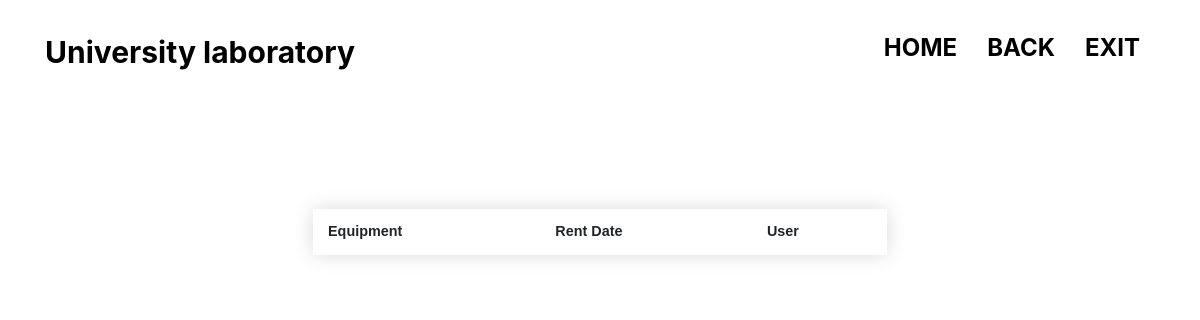
Page /report_for_employee_2.php (signed in) on the earlier database version.
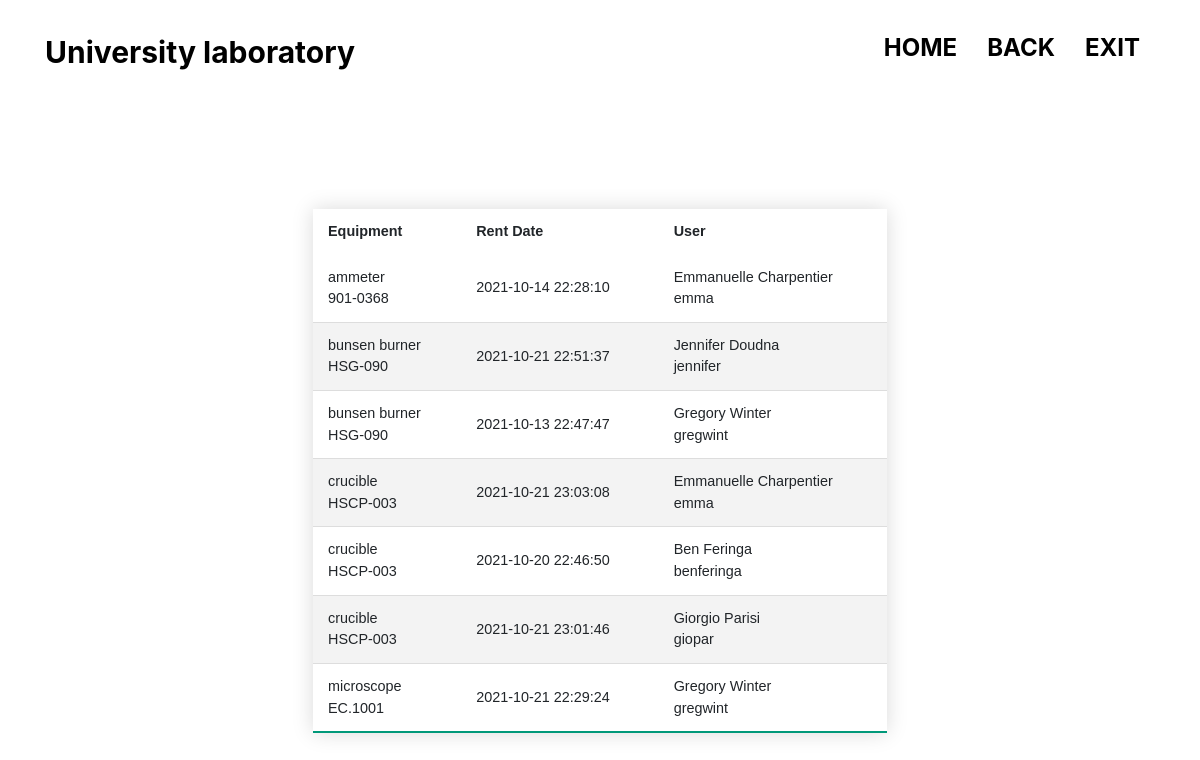
Same page on the later database version.
### tables this page shows
CREATE TABLE `equipments` (
  `equipment_id` int(11) NOT NULL,
  `equipment_name` varchar(20) NOT NULL,
  `model` varchar(20) DEFAULT NULL,
  `producer` varchar(20) DEFAULT NULL,
  `image` varchar(1000) DEFAULT NULL,
  `description` text DEFAULT NULL,
  `URL` varchar(1000) DEFAULT NULL,
  `tag` varchar(20) NOT NULL,
  `amount` int(11) NOT NULL
);

### report_for_employee_2.php (the view, shortened to what this page needs)
<!DOCTYPE html>
<html>
    <head>
        <link rel="stylesheet" href="css/style.css">
        <link rel="stylesheet" href="https://stackpath.bootstrapcdn.com/bootstrap/4.3.1/css/bootstrap.min.css">
	  </head>
    <body>
<body>
  <header class="header">
     <div class="container">
      <div class="header__inner">
          <div class="header__logo">University laboratory</div>
          <nav class="nav">
              <a class="nav__link active" href="index.php"> <h4><b>Home </b></h4></a>
              <a class="nav__link active" href="employee.php"> <h4><b>Back</b></h4></a>
              <a class="nav__link active" href="student_exit.php"> <h4><b>Exit</b></h4></a>
          </nav>
      </div>
  </div>
  </header>
    <div class="empty">
    </div>
<?php if(!isset($_COOKIE["employee"])): ?>
<div class="container mt-4">
  <h1>Authorization for employee</h1>
  <form action="employee_auth.php" method="post">
    <input type="text" class="form-control" name="login"  id="login" placeholder="Enter login"><br>
    <input type="password" class="form-control" name="password"  id="password" placeholder="Enter password"><br>
    <button class="button-23=success" type="submit"><h5>Login</h5></button>
  </form>
</div>
<?php else:
  ?>
     <br>
     <?php
     require 'configDB.php';
     echo '<ul>';
     $query=$pdo->query("select * from report_for_employee  order by equipment_name");
    echo '
    <table class="styled-table">
   <thead>
       <tr>
           <th>Equipment</th>
           <th>Rent Date</th>
           <th>User</th>
       </tr>
   </thead>
   <tbody>'         ;
     while ($row=$query->fetch(PDO::FETCH_OBJ)) {
     echo '
                      <tr>
                          <td>'.$row->equipment_name.'  <br> '.$row->model.'</td>
                          <td>'.$row->date_borrow.'   </td>
                           <td>'.$row->user_name.'  '.$row->surname.' <br> '.$row->login.' </td>
                      </tr>   ';}
                 echo '
                      <tbody>
                  </table>
              </div>';
        ?>
<?php endif; ?>
</body>
</html>

Differences in the rows shown:
now on this page (row edited): equipments: equipment_name "ammeter", model "901-0368", date_borrow "2021-10-14 22:28:10", user_name "Emmanuelle", surname "Charpentier", login "emma"
now on this page (row edited): equipments: equipment_name "bunsen burner", model "HSG-090", date_borrow "2021-10-21 22:51:37", user_name "Jennifer", surname "Doudna", login "jennifer", date_borrow "2021-10-13 22:47:47", user_name "Gregory", surname "Winter", login "gregwint"
now on this page (row edited): equipments: equipment_name "crucible", model "HSCP-003", date_borrow "2021-10-21 23:03:08", user_name "Emmanuelle", surname "Charpentier", login "emma", date_borrow "2021-10-20 22:46:50", user_name "Ben", surname "Feringa", login "benferinga", date_borrow "2021-10-21 23:01:46", user_name "Giorgio", surname "Parisi", login "giopar"
now on this page (row edited): equipments: equipment_name "microscope", model "EC.1001", date_borrow "2021-10-21 22:29:24", user_name "Gregory", surname "Winter", login "gregwint"
